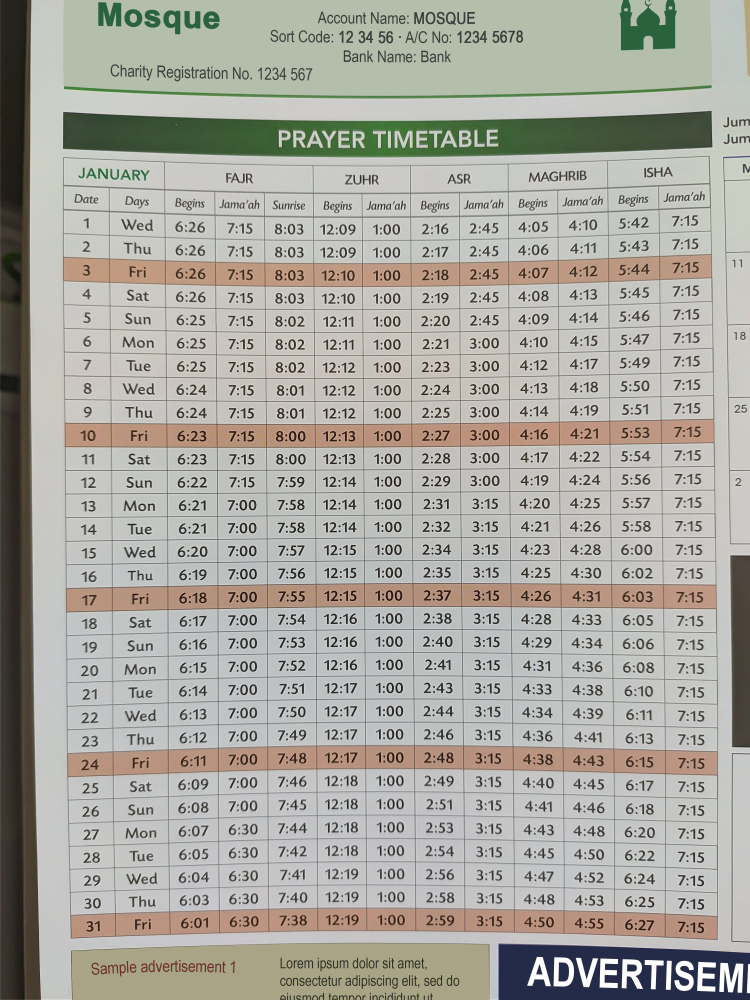
#> input picture data/sample_table.jpg, 3000 x 4000 px (shown at 1/4 size)
$ python main.py   (older library calls are emulated)
#> lines starting #> are read from the running program, lines starting #| are printed output that depends on the picture; after the words box and inside, x2 and y2 are one past the last pixel; in counts of white or black regions, pixels touching at a corner belong together
### TableExtractor.py
from modules import PreProcessing, utils, LinesDetector, RowsDetector, TableBuilder
import cv2
import numpy as np

def extractTable(imgPath, ocrFunction = None):
    # Dictonary to store data to be returned
#> called with imgPath = 'data/sample_table.jpg'
    ret = {}

    img = cv2.imread(imgPath, 0)
#> img: shape (4000, 3000); min 0, max 255, mean 167.8

    if img.size == 0:
        raise ValueError("The file provided must be an image of type jpg, jpeg or png.")

    # PROCESS IMAGE
    laplacian = PreProcessing.process(img)
#> in process, `threshold = cv2.adaptiveThreshold(blur, 255, cv2.ADAPTIVE_THRESH_GAUSS..`:
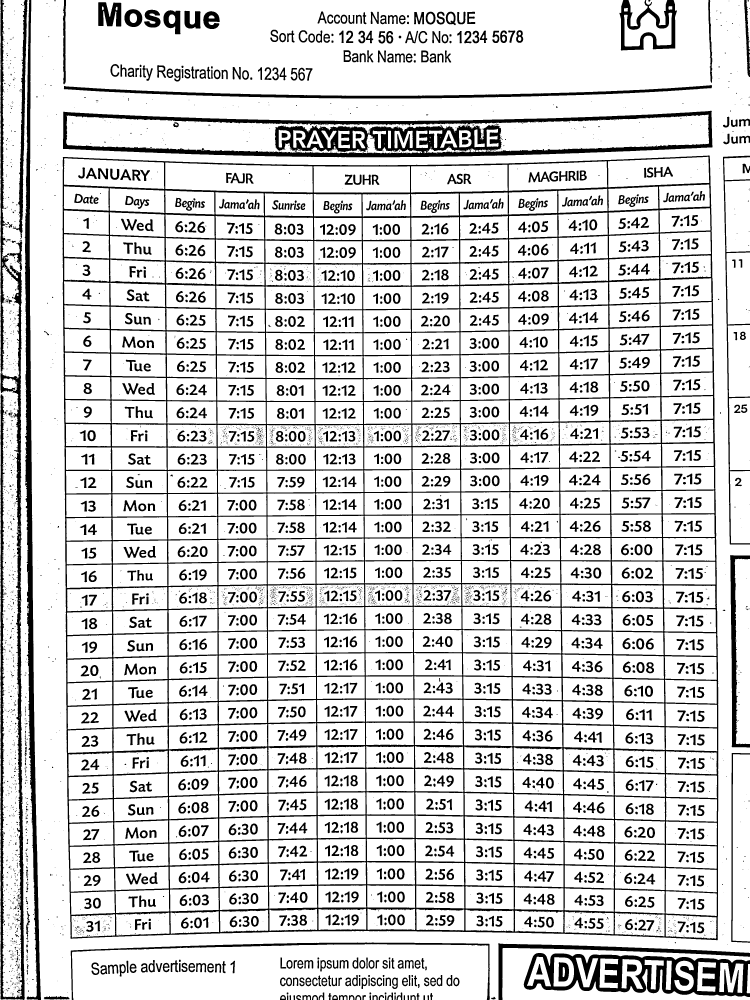
#> threshold: shape (4000, 3000) (shown at 1/4 size); 82.4% white; 6453 black regions (4002 under 20 px)
#> in process, `laplacian = np.uint8(np.absolute(laplacian))`:
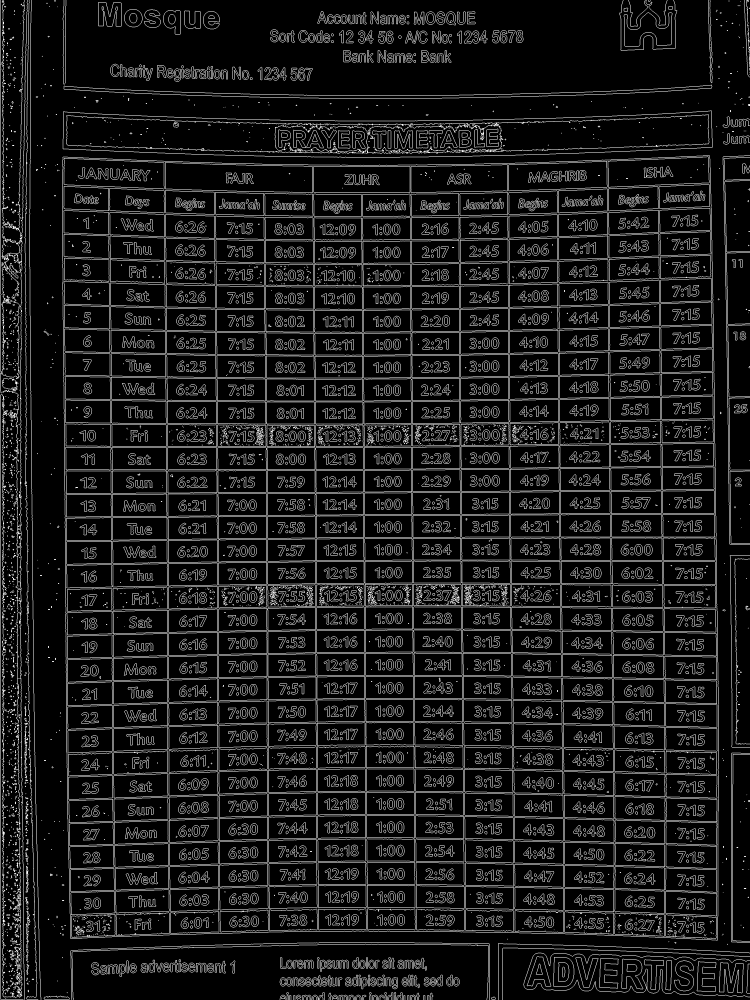
#> laplacian: shape (4000, 3000) (shown at 1/4 size); min 0, max 255, mean 26.3

    # FIND CONTOUR
    contours, _ = cv2.findContours(laplacian, cv2.RETR_CCOMP, cv2.CHAIN_APPROX_SIMPLE)
#> contours = 11183 contours, 3967 with area under 20; largest, box (x1, y1, x2, y2) and area: (249, 621, 2874, 3762) 8037080, (250, 622, 2873, 3761) 8025642, (251, 442, 2851, 630) 378006, (252, 443, 2850, 629) 372521, (264, 457, 2837, 616) 249116

    # FIND TABLE REGION
    # It is assumed the table takes up most of the image,
    # thus it can be identified by finding the largest contour with 4 sides
    table_contour, table_contour_approx = utils.findLargestQuadrilateralContour(contours)
#> in findLargestQuadrilateralContour, `sorted_contours = sorted(contours, key=cv2.contourArea, reverse=True)`: sorted_contours has the same summary as contours in extractTable
#> the loop in findLargestQuadrilateralContour, `for cnt in sorted_contours:` made 1 pass
#> table_contour = 1 contour; box (x1, y1, x2, y2) and area: (249, 621, 2874, 3762) 8037080; table_contour_approx = [[[2837, 621], [250, 629], [283, 3755], [2871, 3759]]]

    if table_contour[0] is None:
        raise ValueError("No table detected.")

    # Sort points in clocwise order, compute table width and height
    table_pts, table_width, table_height = utils.processContour(table_contour_approx[0])
#> in processContour, `approx = approx.reshape((4, 2))`: approx = [[2837, 621], [250, 629], [283, 3755], [2871, 3759]]
#> in processContour, `s = approx.sum(axis=1)`: s = [3458, 879, 4038, 6630]
#> in processContour, `diff = np.diff(approx, axis=1)`: diff = [-2216, 379, 3472, 888]
#> table_pts = [[250, 629], [2837, 621], [2871, 3759], [283, 3755]]; table_width = 2587; table_height = 3126

    # EXTRACT TABLE REGION
    # Start with a full black image
    mask = np.zeros(img.shape).astype(img.dtype)
    # Create a mask for the table region
    cv2.fillPoly(mask, table_contour, (255, 255, 255))
#> mask: shape (4000, 3000); 67% white; 1 black region, box (x1, y1, x2, y2) and area: (0, 0, 3000, 4000) 3957200
    # Apply the mask to the thresholded image, filling the region
    # outside of the table with white
    table_img = cv2.bitwise_and(img, mask)
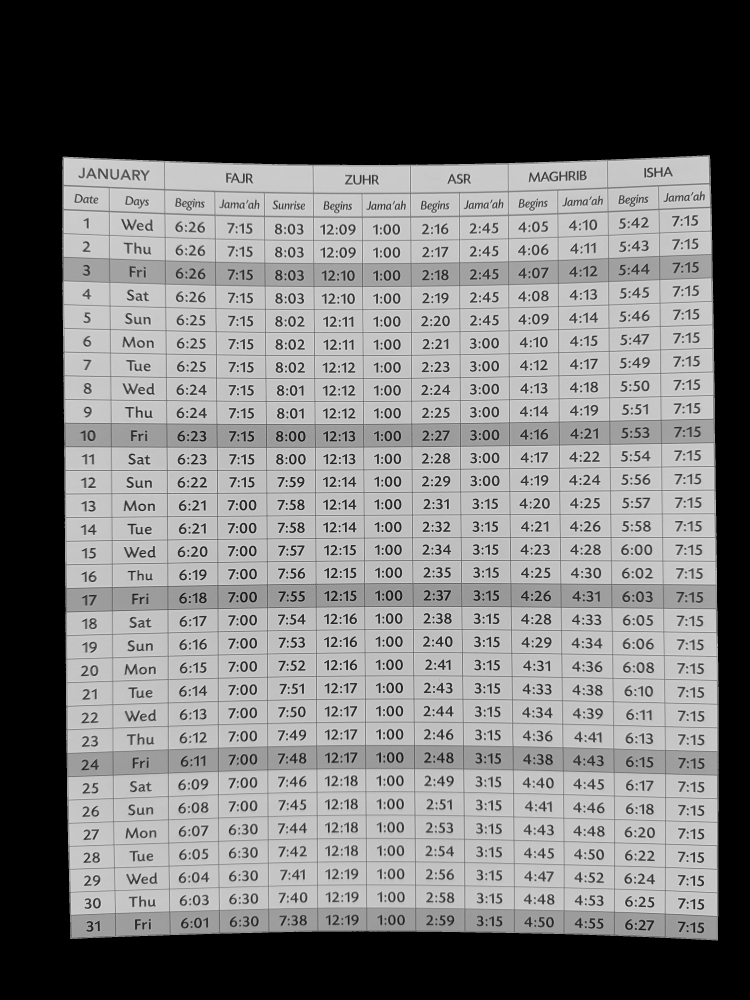
#> table_img: shape (4000, 3000) (shown at 1/4 size); min 0, max 250, mean 118.3

    # WARP TABLE
    # Use warp to extract the table region from the processed image
    # by mapping table points to a new image of size table_width x table_height
    target_points = np.float32([[0, 0], [table_width, 0], [table_width, table_height], [0, table_height]])
#> target_points = [[0, 0], [2587, 0], [2587, 3126], [0, 3126]]
    matrix = cv2.getPerspectiveTransform(table_pts, target_points)
#> matrix = [[1, -0.0106, -244.4], [0.00309, 1, -630.2], [1.48e-06, 9.19e-08, 1]]
    # Apply warp to the image to extract the tbale region
    warped = cv2.warpPerspective(table_img, matrix, (table_width, table_height))
    # Apply warp to mask
    warped_mask = cv2.warpPerspective(mask, matrix, (table_width, table_height))
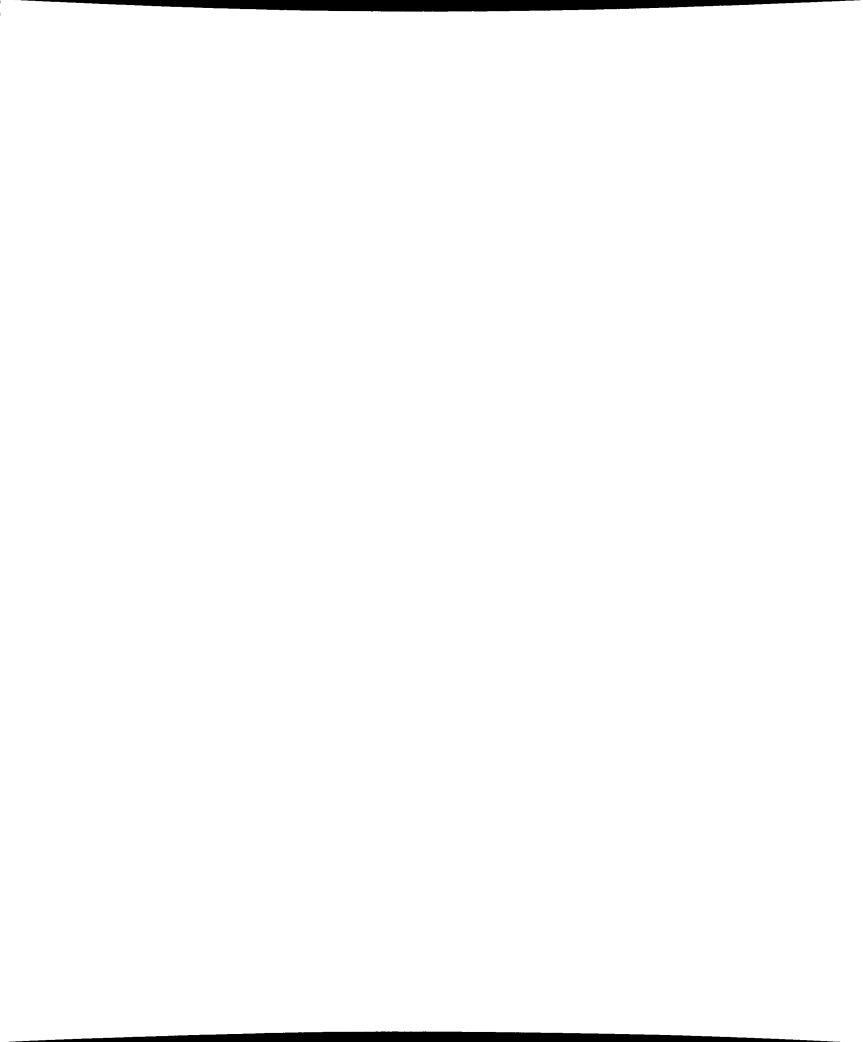
#> warped_mask: shape (3126, 2587) (shown at 1/3 size); min 0, max 255, mean 251.6
    # Resize warped and mask to have width 750px
    scale_factor = 1500 / table_width
#> scale_factor = 0.58
    warped = cv2.resize(warped, (0, 0), fx=scale_factor, fy=scale_factor)
#> warped: shape (1813, 1500)
    warped_mask = cv2.resize(warped_mask, (0, 0), fx=scale_factor, fy=scale_factor)
#> warped_mask: shape (1813, 1500)
    warped = cv2.GaussianBlur(warped, (5, 5), 2)
    # Apply threshold
    warped = cv2.adaptiveThreshold(warped, 255, cv2.ADAPTIVE_THRESH_GAUSSIAN_C, cv2.THRESH_BINARY, 9, 2)
#> warped: shape (1813, 1500); 79.7% white; 2330 black regions (325 under 20 px), largest, box (x1, y1, x2, y2) and area: (0, 0, 1500, 1813) 267592, (5, 1794, 1476, 1813) 6608, (1081, 36, 1130, 62) 500

    # FIND HORIZONTAL & VERTICAL LINES
    lines = LinesDetector.findLines(warped)
#> in findLines, `eroded = cv2.erode(img, np.ones((3, 3)))`: eroded: shape (1813, 1500); 67.7% white; 2066 black regions (240 under 20 px), largest, box (x1, y1, x2, y2) and area: (0, 0, 1500, 1813) 420646, (1157, 91, 1255, 119) 1496, (1391, 81, 1490, 110) 1491
#> in findLines, `horizontal = cv2.morphologyEx(eroded, cv2.MORPH_CLOSE, horizontal_kern..`: horizontal: shape (1813, 1500); 88.9% white; 38 black regions, largest, box (x1, y1, x2, y2) and area: (0, 0, 1500, 21) 9349, (0, 63, 1500, 89) 9190, (0, 118, 1500, 144) 9163
#> in findLines, `vertical = cv2.morphologyEx(eroded, cv2.MORPH_CLOSE, vertical_kernel)`: vertical: shape (1813, 1500); 95.6% white; 16 black regions, largest, box (x1, y1, x2, y2) and area: (572, 22, 585, 1793) 10291, (799, 23, 811, 1793) 10191, (228, 13, 240, 1802) 9947
#> in findLines, `lines = cv2.bitwise_and(vertical, horizontal)`: lines: shape (1813, 1500); 84.9% white; 5 black regions, box (x1, y1, x2, y2) and area: (0, 0, 1500, 1813) 409502, (1074, 106, 1127, 108) 106, (846, 111, 899, 113) 105, (1289, 103, 1334, 104) 45, (848, 603, 893, 604) 45
#> in findLines, `lines = cv2.erode(lines, np.ones((3, 3)), iterations=3)`: lines: shape (1813, 1500); 70.4% white; 5 black regions, box (x1, y1, x2, y2) and area: (0, 0, 1500, 1813) 804560, (1071, 103, 1130, 111) 472, (843, 108, 902, 116) 471, (1286, 100, 1337, 107) 357, (845, 600, 896, 607) 357
    # Since the funciton above might get rid of the black area outside the table
    # region, apply mask again
    lines = cv2.bitwise_and(lines, warped_mask)
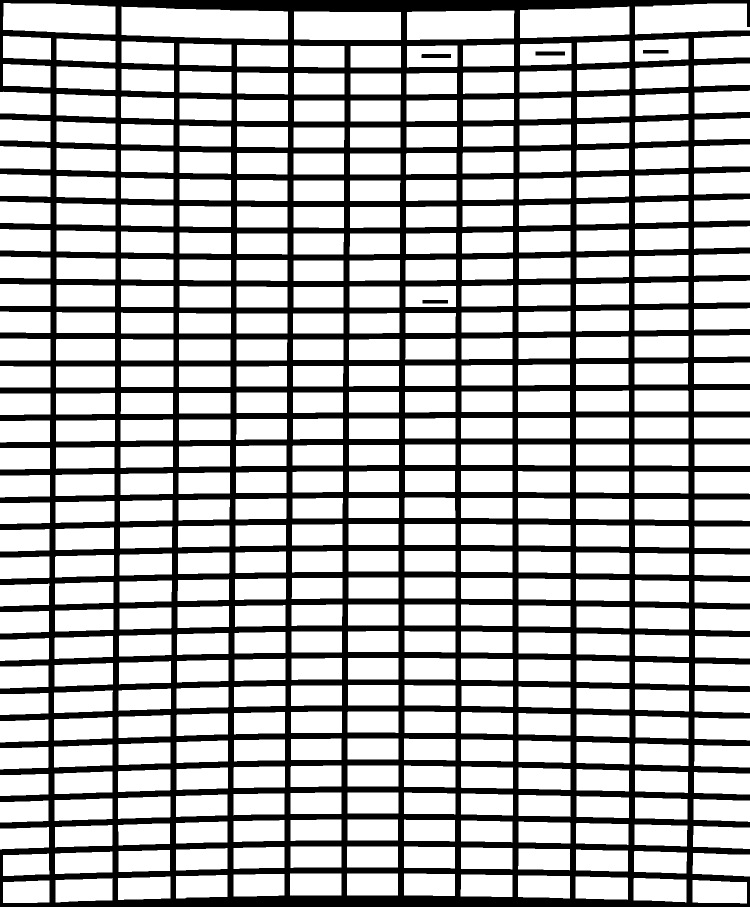
#> lines: shape (1813, 1500) (shown at 1/2 size); 69.8% white; 5 black regions

    # EXTRACT CELLS
    # Get each cell's contour
    cell_contours, _ = cv2.findContours(lines, cv2.RETR_EXTERNAL, cv2.CHAIN_APPROX_SIMPLE)
#> cell_contours = 422 contours; largest, box (x1, y1, x2, y2) and area: (243, 13, 576, 79) 18482, (6, 6, 231, 69) 12266, (1270, 7, 1500, 69) 12072, (1040, 13, 1259, 76) 11961, (814, 21, 1029, 80) 11782

    # Sometimes the contour of the table is detected again, so filter large contours out
    warpedArea = warped.shape[0] * warped.shape[1] * 0.9
#> warpedArea = 2447550

    def validContour(cnt):
        _, _, w, h = cv2.boundingRect(cnt)
        return w * h < warpedArea

    cell_contours = [cnt for cnt in cell_contours if validContour(cnt)]

    # Group cells by row
    # findRows returns a Python dictonary with
    #   key = y value of the row
    #   value = array of cell contours in the row
    rows = RowsDetector.findRows(cell_contours)
#> in findRows, `sample_cells = sample(cell_contours, int(len(cell_contours) * 0.1))`: sample_cells = 42 contours; largest, box (x1, y1, x2, y2) and area: (113, 188, 231, 235) 4880, (112, 840, 230, 883) 4784, (110, 1164, 227, 1209) 4765, (111, 1002, 229, 1046) 4694, (113, 243, 231, 288) 4684
#> in findRows, `avg_height = sum([cv2.boundingRect(cnt)[3] for cnt in sample_cells]) /..`: avg_height = 43
#> the loop in findRows, `for cnt in cell_contours:` made 422 passes
#> after the loop in findRows, `for cnt in cell_contours:`: rows = 33 items
#> the loop in findRows, `for key, value in rows.items():` made 33 passes
#> rows = 33 items

    # Compute number of rows and cells
    ret["rows"] = len(rows.values())
    ret["cells"] = sum([len(c) for c in rows.values()])

    # CREATE TABLE IMAGE WITHOUT LINES
    # This will help the OCR engine perform better.
    # Start with a full white image, add the cells as black rectangles and use the OR operation
    # to remove all the lines.
    text_mask = np.full(warped.shape, 255).astype(warped.dtype)
    # Merge (sum()) all the cell contours from rows (key-value dictonary)
    text_mask = cv2.drawContours(text_mask, sum(rows.values(), []), -1, (0, 0, 0), -1)
#> text_mask: shape (1813, 1500); 24.7% white; 1 white region, box (x1, y1, x2, y2) and area: (0, 0, 1500, 1813) 671001
    # Use close operation to dilate and erode image reducing overall noise
    text_only = cv2.morphologyEx(warped, cv2.MORPH_CLOSE, np.ones((3,3)))
#> text_only: shape (1813, 1500); 80.1% white; 2378 black regions (22 under 20 px), largest, box (x1, y1, x2, y2) and area: (699, 13, 1500, 404) 16991, (0, 1050, 581, 1793) 15070, (921, 1209, 1500, 1794) 9803
    text_only = cv2.bitwise_or(warped, text_mask)
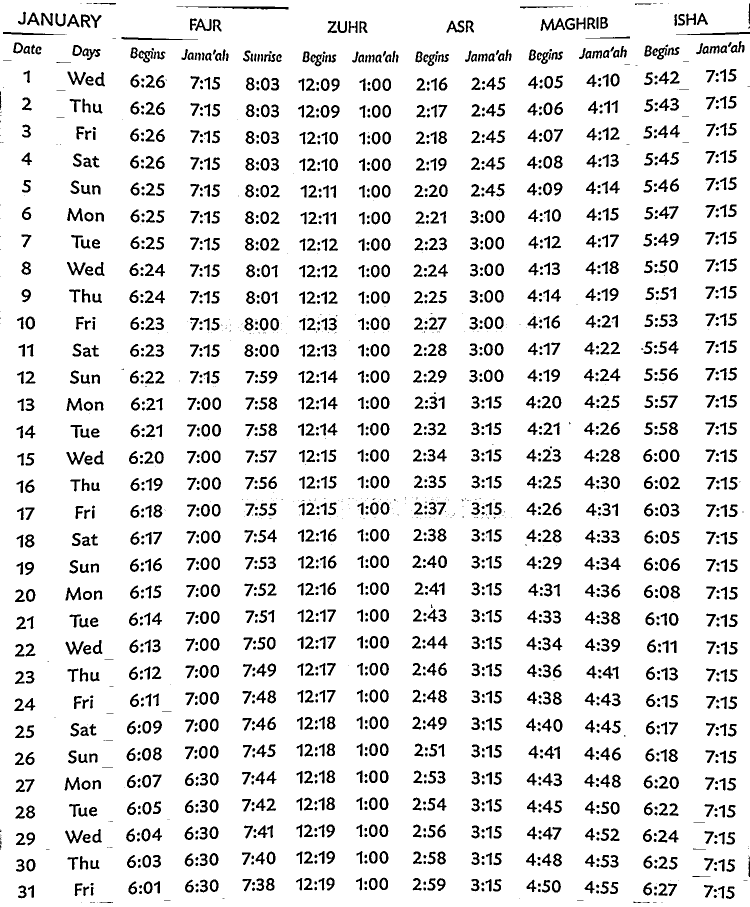
#> text_only: shape (1813, 1500) (shown at 1/2 size); 89.8% white; 2392 black regions (379 under 20 px), largest, box (x1, y1, x2, y2) and area: (369, 13, 577, 19) 725, (1081, 36, 1130, 62) 500, (1352, 64, 1500, 70) 446

    # RECONSTRUCT TABLE STRUCTURE
    try:
        ret["table"] = TableBuilder.reconstructTable(rows, text_only, ocrFunction)
    except Exception:
#> (the run stopped early here; a loop or call above may not have finished)
